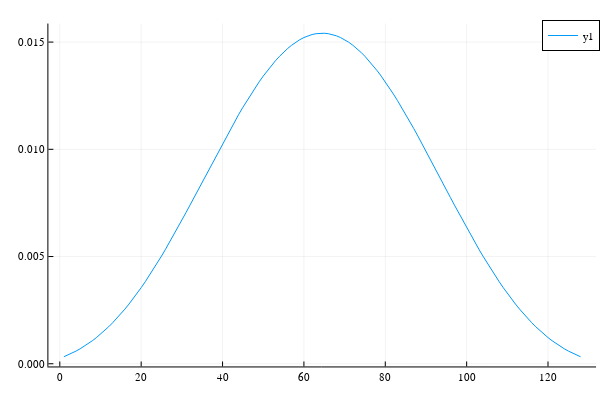

Here is the notebook cell this chart was saved with:
### Code cell
plot(rf)

### Figure 1 — Plotly figure (JSON) as saved in the notebook; plotly's stock layout.template omitted (floating-point values rounded to 4 significant figures)
{"data": [{"colorbar": {"title": ""}, "legendgroup": "y1", "line": {"color": "rgba(0, 154, 250, 1.000)", "dash": "solid", "shape": "linear", "width": 1}, "mode": "lines", "name": "y1", "showlegend": true, "type": "scatter", "x": [1, 2, 3, 4, 5, 6, 7, 8, 9, 10, 11, 12, 13, 14, 15, 16, 17, 18, 19, 20, 21, 22, 23, 24, 25, 26, 27, 28, 29, 30, 31, 32, 33, 34, 35, 36, 37, 38, 39, 40, 41, 42, 43, 44, 45, 46, 47, 48, 49, 50, 51, 52, 53, 54, 55, 56, 57, 58, 59, 60, 61, 62, 63, 64, 65, 66, 67, 68, 69, 70, 71, 72, 73, 74, 75, 76, 77, 78, 79, 80, 81, 82, 83, 84, 85, 86, 87, 88, 89, 90, 91, 92, 93, 94, 95, 96, 97, 98, 99, 100, 101, 102, 103, 104, 105, 106, 107, 108, 109, 110, 111, 112, 113, 114, 115, 116, 117, 118, 119, 120, 121, 122, 123, 124, 125, 126, 127, 128], "xaxis": "x", "y": [0.0003272, 0.0004099, 0.0004956, 0.0005928, 0.000698, 0.0008138, 0.0009389, 0.001075, 0.001221, 0.001378, 0.001545, 0.001724, 0.001913, 0.002114, 0.002326, 0.002549, 0.002783, 0.003028, 0.003283, 0.003549, 0.003825, 0.004111, 0.004406, 0.00471, 0.005023, 0.005343, 0.005671, 0.006006, 0.006347, 0.006694, 0.007045, 0.007399, 0.007757, 0.008118, 0.008479, 0.008841, 0.009202, 0.009562, 0.00992, 0.01027, 0.01062, 0.01097, 0.01131, 0.01164, 0.01196, 0.01227, 0.01258, 0.01287, 0.01315, 0.01341, 0.01367, 0.01391, 0.01413, 0.01434, 0.01453, 0.0147, 0.01486, 0.01499, 0.01511, 0.01521, 0.01529, 0.01535, 0.01539, 0.01541, 0.01541, 0.01539, 0.01535, 0.01529, 0.01521, 0.01511, 0.01499, 0.01486, 0.0147, 0.01453, 0.01434, 0.01413, 0.01391, 0.01367, 0.01341, 0.01315, 0.01287, 0.01258, 0.01227, 0.01196, 0.01164, 0.01131, 0.01097, 0.01062, 0.01027, 0.00992, 0.009562, 0.009202, 0.008841, 0.008479, 0.008118, 0.007757, 0.007399, 0.007045, 0.006694, 0.006347, 0.006006, 0.005671, 0.005343, 0.005023, 0.00471, 0.004406, 0.004111, 0.003825, 0.003549, 0.003283, 0.003028, 0.002783, 0.002549, 0.002326, 0.002114, 0.001913, 0.001724, 0.001545, 0.001378, 0.001221, 0.001075, 0.0009389, 0.0008138, 0.000698, 0.0005928, 0.0004956, 0.0004099, 0.0003272], "yaxis": "y", "zmax": null, "zmin": null}], "layout": {"annotations": [], "height": 400, "legend": {"bgcolor": "rgba(255, 255, 255, 1.000)", "bordercolor": "rgba(0, 0, 0, 1.000)", "borderwidth": 1, "font": {"color": "rgba(0, 0, 0, 1.000)", "family": "sans-serif", "size": 11}, "title": {"font": {"color": "rgba(0, 0, 0, 1.000)", "family": "sans-serif", "size": 15}, "text": ""}, "tracegroupgap": 0, "traceorder": "normal", "x": 1, "xanchor": "auto", "y": 1, "yanchor": "auto"}, "margin": {"b": 20, "l": 0, "r": 0, "t": 20}, "paper_bgcolor": "rgba(255, 255, 255, 1.000)", "plot_bgcolor": "rgba(255, 255, 255, 1.000)", "showlegend": true, "width": 600, "xaxis": {"anchor": "y", "domain": [0.08064, 0.9934], "gridcolor": "rgba(0, 0, 0, 0.100)", "gridwidth": 0.5, "linecolor": "rgba(0, 0, 0, 1.000)", "mirror": false, "range": [-2.81, 131.8], "showgrid": true, "showline": true, "showticklabels": true, "tickangle": 0, "tickcolor": "rgb(0, 0, 0)", "tickfont": {"color": "rgba(0, 0, 0, 1.000)", "family": "sans-serif", "size": 11}, "tickmode": "array", "ticks": "inside", "ticktext": ["0", "20", "40", "60", "80", "100", "120"], "tickvals": [0, 20, 40, 60, 80, 100, 120], "title": "", "titlefont": {"color": "rgba(0, 0, 0, 1.000)", "family": "sans-serif", "size": 15}, "type": "-", "visible": true, "zeroline": false, "zerolinecolor": "rgba(0, 0, 0, 1.000)"}, "yaxis": {"anchor": "x", "domain": [0.03762, 0.9902], "gridcolor": "rgba(0, 0, 0, 0.100)", "gridwidth": 0.5, "linecolor": "rgba(0, 0, 0, 1.000)", "mirror": false, "range": [-0.0001254, 0.01586], "showgrid": true, "showline": true, "showticklabels": true, "tickangle": 0, "tickcolor": "rgb(0, 0, 0)", "tickfont": {"color": "rgba(0, 0, 0, 1.000)", "family": "sans-serif", "size": 11}, "tickmode": "array", "ticks": "inside", "ticktext": ["0.000", "0.005", "0.010", "0.015"], "tickvals": [0, 0.005, 0.01, 0.015], "title": "", "titlefont": {"color": "rgba(0, 0, 0, 1.000)", "family": "sans-serif", "size": 15}, "type": "-", "visible": true, "zeroline": false, "zerolinecolor": "rgba(0, 0, 0, 1.000)"}}}
